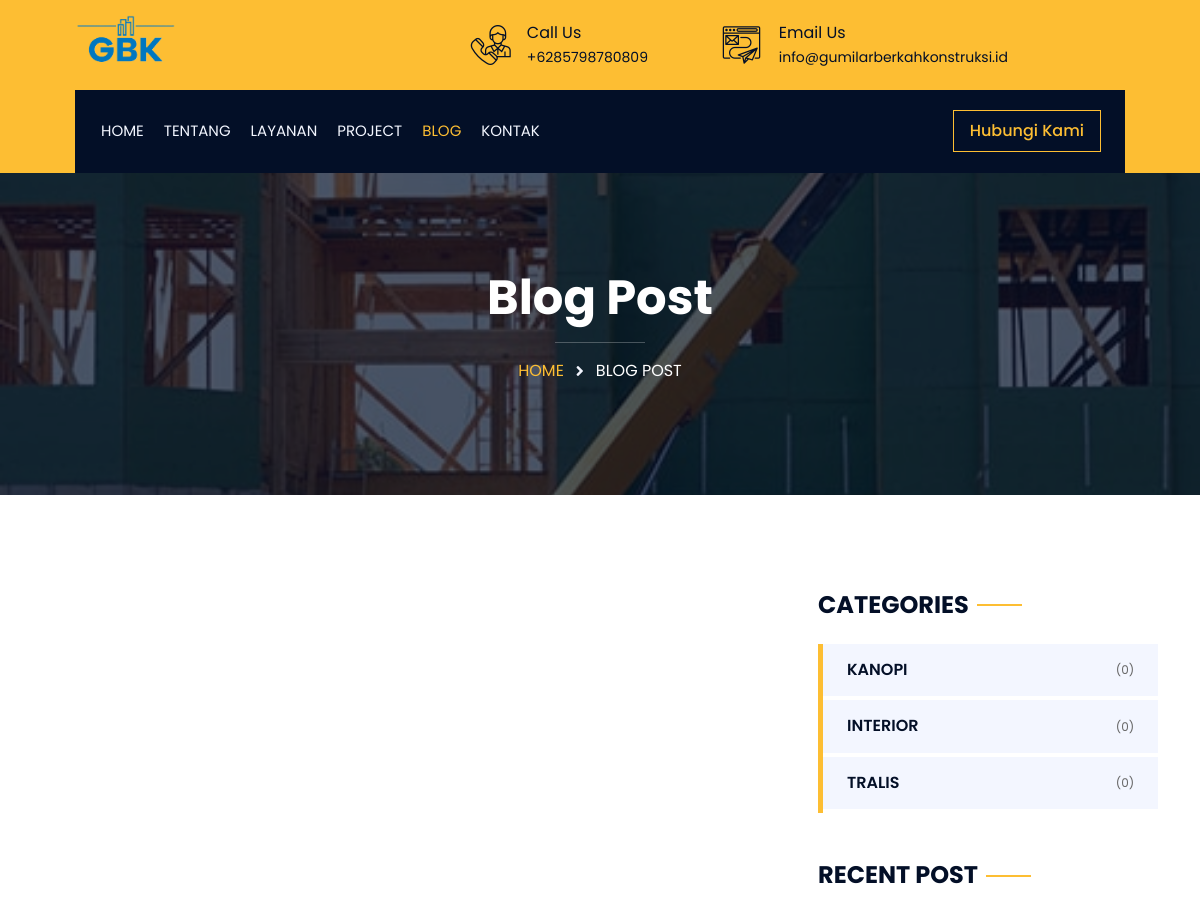
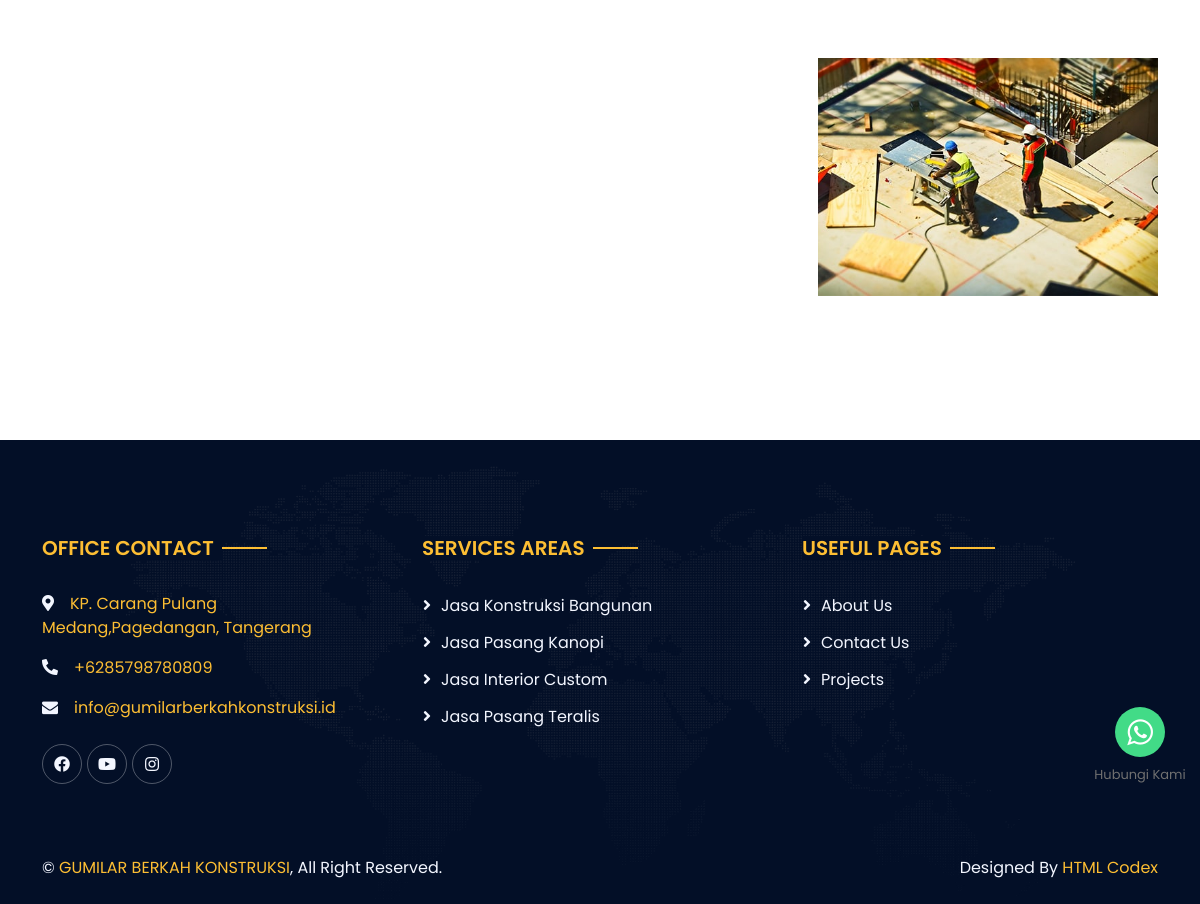
Screenshot of /index.php/blog with the database file from the repository (2 pictures, top to bottom).
### tables this page shows
CREATE TABLE `whatsap_navigasi` (
  `id` int NOT NULL,
  `no` varchar(20) NOT NULL,
  `link` varchar(225) NOT NULL,
  `text_title` varchar(50) NOT NULL,
  `pesan` text NOT NULL
);

CREATE TABLE `set_app` (
  `id` int NOT NULL,
  `nama_web` varchar(100) NOT NULL,
  `tentang` text NOT NULL,
  `notlp` varchar(20) NOT NULL,
  `email` varchar(50) NOT NULL,
  `lokasi` varchar(255) NOT NULL,
  `title` varchar(100) NOT NULL,
  `map` text NOT NULL,
  `alamat` text NOT NULL,
  `logo` varchar(100) NOT NULL,
  `favicon` varchar(100) NOT NULL,
  `site` varchar(50) NOT NULL,
  `keyword` text NOT NULL,
  `kota` varchar(100) NOT NULL,
  `provinsi` varchar(100) NOT NULL,
  `pos` int NOT NULL
);

CREATE TABLE `post_category` (
  `id` int NOT NULL,
  `category` varchar(100) NOT NULL,
  `slug` varchar(100) NOT NULL,
  `deskripsi` varchar(160) NOT NULL,
  `foto` varchar(100) NOT NULL
);

CREATE TABLE `s_service` (
  `id` int NOT NULL,
  `title` varchar(160) NOT NULL,
  `body` longtext NOT NULL,
  `images` varchar(225) NOT NULL,
  `slug` varchar(225) NOT NULL,
  `seo_title` varchar(160) NOT NULL,
  `seo_deskripsi` varchar(190) NOT NULL,
  `seo_keyword` varchar(225) NOT NULL,
  `file` varchar(100) NOT NULL
);

### application/controllers/Blog.php (called while the page is built, shortened)
<?php
class Blog extends CI_Controller
{
    public function __construct()
    {
        $this->load->model('app_m', 'models');
    }
    function componen()
    {
        $data['header'] = 'component/web/header';
        $data['navbar'] = 'component/web/navbar';
        $data['footer'] = 'component/web/footer';
        return $data;
    }
    public function index()
    {
        $data['componen'] = $this->componen();
        $data['conten'] = 'web/blog';
        $q = $this->models->get_data_byId('pages_seo', 'pages', 'BLOG');
        $data['metaTitle'] = $q['title_seo'];
        $data['metaKey'] = $q['keyword_seo'];
        $data['metaDesk'] =  word_limiter($q['deskripsi_seo'], 120);
        $data['author'] =  AppIdentitas('site');
        $data['og_images'] = base_url('assets/upload/img/') .  $q['images'];
        $data['og_images_alt'] =  AppIdentitas('nama_web');
        $this->load->library('pagination');
        $config['base_url'] = base_url('blog/index');
        $config['total_rows'] = $this->models->get_CountblogLimit('post');
        $config['per_page'] = 12;
        $config['num_links'] = 5;
        $config['full_tag_open'] = '<nav class="justify-content-center d-flex"><ul class="pagination">';
        $config['full_tag_close'] = ' </ul></nav>';
        $config['first_link'] = 'first';
        $config['first_tag_open'] = ' <li class="page-item">';
        $config['first_tag_close'] = ' </li>';
        $config['last_link'] = 'Last';
        $config['last_tag_open'] = ' <li class="page-item">';
        $config['last_tag_close'] = ' </li>';
        $config['next_link'] = '&raquo';
        $config['next_tag_open'] = ' <li class="page-item">';
        $config['next_tag_close'] = ' </li>';
        $config['prev_link'] = '&laquo';
        $config['prev_tag_open'] = ' <li class="page-item">';
        $config['prev_tag_close'] = '</li>';
        $config['cur_tag_open'] = ' <li class="page-item active"><a href="#" class="page-link" aria-label="Previous">';
        $config['cur_tag_close'] = '</a></li>';
        $config['num_tag_open'] = ' <li class="page-item">';
        $config['num_tag_close'] = ' </li>';
        $config['attributes'] = array('class' => 'page-link');
        $this->pagination->initialize($config);
        $data1['start'] = $this->uri->segment(3);
        $data['blog'] = $this->models->get_data_count($config['per_page'], $data1['start']);
        $data['paging'] = $this->pagination->create_links();
        $data['breadcrumb'] = $this->breadcrumb();
        $data['side'] = $this->sidebar_post();
        $this->load->view('main', $data);
    }
    function breadcrumb()
    {
        $q = $this->models->get_data_byId('pages_seo', 'pages', 'BLOG');
        $data['title'] = 'Blog Post';
        $data['images'] = $q['images'];
        return $data;
    }
    function sidebar_post()
    {
        $data['side_post'] = $this->models->get_data_limit('post', '12', $this->db->order_by('visitor', 'DESC'));
        $data['kategori_post'] = $this->models->get_data('post_category', $this->db->order_by('id', 'DESC'));
        return $data;
    }
}

### index.php (called while the page is built, shortened)
<?php
require_once BASEPATH.'core/CodeIgniter.php';

### application/helpers/app_helper.php (called while the page is built, shortened)
<?php
function AppIdentitas($x)
{
    $ci = get_instance();
    $appData = $ci->db->get_where('set_app', ['id' => 1])->row_array();
    if ($x == 'logo') {
        $y = $appData['logo'];
    } elseif ($x == 'tlp') {
        $y = $appData['notlp'];
    } elseif ($x == 'email') {
        $y = $appData['email'];
    } elseif ($x == 'favicon') {
        $y = $appData['favicon'];
    } elseif ($x == 'title') {
        $y = $appData['title'];
    } elseif ($x == 'keyword') {
        $y = $appData['keyword'];
    } elseif ($x == 'tentang') {
        $y = $appData['tentang'];
    } elseif ($x == 'site') {
        $y = $appData['site'];
    } elseif ($x == 'nama_web') {
        $y = $appData['nama_web'];
    } elseif ($x == 'alamat') {
        $y = $appData['alamat'];
    } elseif ($x == 'lokasi') {
        $y = $appData['lokasi'];
    } elseif ($x == 'map') {
        $y = $appData['map'];
    }
    return $y;
}
function medsos($x)
{
    $ci = get_instance();
    $media = $ci->db->get_where('set_app_medsos', ['media' => $x])->row_array();
    if ($x == 'Facebook') {
        $y = $media['link'];
    } elseif ($x == 'Instagram') {
        $y = $media['link'];
    } elseif ($x == 'Youtube') {
        $y = $media['link'];
    }
    return $y;
}
function whatsappNav($x)
{
    $ci = get_instance();
    $appData = $ci->db->get_where('whatsap_navigasi', ['id' => 1])->row_array();
    if ($x == 'no') {
        $y = $appData['no'];
    } elseif ($x == 'title') {
        $y = $appData['text_title'];
    } elseif ($x == 'pesan') {
        $y = $appData['pesan'];
    }
    return $y;
}

### application/models/App_m.php (called while the page is built, shortened)
<?php defined('BASEPATH') or exit('No direct script access allowed');
class App_m extends CI_Model
{
    public function get_data_count($limit, $start)
    {
        $this->db->order_by('id', 'DESC');
        return $this->db->get('post', $limit, $start)->result();
    }
    public function get_data($table)
    {
        $query = $this->db->get($table)->result();
        return $query;
    }
    public function get_data_limit($table, $limit)
    {
        $this->db->limit($limit);
        $query = $this->db->get($table)->result();
        return $query;
    }
}

### application/views/web/side_bar.php (the view, shortened to what this page needs)
<div class="col-lg-4">
    <div class="mb-5 wow fadeIn" data-wow-delay="0.1s">
        <div class="section-header text-start pb-4">
            <h6 class="h4 fw-bold bg-white px-2 text-uppercase mb-0">Categories</h6>
        </div>
        <div class="category-list d-flex flex-column border-start border-5 border-primary">
            <?php foreach ($side['kategori_post'] as $kat): ?>
                <?php $countpost = $this->db->get_where('post', ['categori' => $kat->id])->num_rows(); ?>
                <a class="h6 fw-semi-bold bg-light d-flex p-3 mb-1" href="<?= htmlentities(base_url('kategori/') . $kat->slug, ENT_QUOTES) ?>">
                    <span><?= $kat->category ?></span>
                    <span class="badge text-body fw-normal ms-auto">(<?= $countpost ?>)</span>
                </a>
            <?php endforeach ?>
        </div>
    </div>
    <div class="mb-5 wow fadeIn" data-wow-delay="0.1s">
        <div class="section-header text-start pb-4">
            <h6 class="h4 fw-bold bg-white px-2 text-uppercase mb-0">Recent Post</h6>
        </div>
    </div>
    <div class="mb-5 wow fadeIn" data-wow-delay="0.1s">
        <img src="img/blog-1.jpg" alt="" class="img-fluid">
    </div>
</div>

### application/views/component/web/navbar.php (shortened to what this page needs)
<link rel="stylesheet" href="https://maxcdn.bootstrapcdn.com/font-awesome/4.5.0/css/font-awesome.min.css">
<div class="floating_btn">
    <a target="_blank" href="<?= base_url('whatsapp/navigasi') ?>" target="_blank">
        <div class="contact_icon">
            <i class="fa fa-whatsapp my-float"></i>
        </div>
    </a>
    <p class="text_icon"><?= whatsappNav('title') ?></p>
</div>
<div class="wrapper">
    <div class="container-fluid bg-primary">
        <div class="row align-items-center top-bar">
            <div class="col-lg-4 col-md-12 text-center text-lg-start">
                <a href="#" class="navbar-brand m-0 p-0">
                    <img class="display-6 me-3" style="height:100px;" src="<?= base_url('assets/upload/img/') . AppIdentitas('logo') ?>" alt="Logo">
                </a>
            </div>
            <div class="col-lg-8 col-md-7 d-none d-lg-block">
                <div class="row">
                    <div class="col-4">
                        <div class="d-flex align-items-center justify-content-end text-dark">
                            <i class="flaticon-call fs-1"></i>
                            <div class="ps-3">
                                <p class="mb-0">Call Us</p>
                                <small>+<?= AppIdentitas('tlp') ?></small>
                            </div>
                        </div>
                    </div>
                    <div class="col-6">
                        <div class="d-flex align-items-center justify-content-end text-dark">
                            <i class="flaticon-send-mail fs-1"></i>
                            <div class="ps-3">
                                <p class="mb-0">Email Us</p>
                                <small><?= AppIdentitas('email') ?></small>
                            </div>
                        </div>
                    </div>
                </div>
            </div>
        </div>
    </div>
    <div class="container-fluid nav-bar bg-primary">
        <nav class="navbar navbar-expand-lg navbar-dark bg-dark p-3 py-lg-0">
            <div class="collapse navbar-collapse" id="navbarCollapse">
                <div class="navbar-nav me-auto py-0">
                    <a href="<?= htmlentities(base_url(), ENT_QUOTES) ?>" class="nav-link  <?php if ($this->uri->segment(1) == '') {
                                                                                                echo 'active';
                                                                                            } ?>">HOME</a>
                    <a href="<?= htmlentities(base_url('tentang/'), ENT_QUOTES) ?>" class="nav-link  <?php if ($this->uri->segment(1) == 'tentang') {
                                                                                                            echo 'active';
                                                                                                        } ?>">TENTANG</a>
                    <a href="<?= htmlentities(base_url('jasa/'), ENT_QUOTES) ?>" class="nav-link  <?php if ($this->uri->segment(1) == 'jasa') {
                                                                                                        echo 'active';
                                                                                                    } ?>">LAYANAN</a>
                    <a href="<?= htmlentities(base_url('project/'), ENT_QUOTES) ?>" class="nav-link  <?php if ($this->uri->segment(1) == 'project') {
                                                                                                            echo 'active';
                                                                                                        } ?>">PROJECT</a>
                    <a href="<?= htmlentities(base_url('blog/'), ENT_QUOTES) ?>" class="nav-link  <?php if ($this->uri->segment(1) == 'blog') {
                                                                                                        echo 'active';
                                                                                                    } ?>">BLOG</a>
                    <a href="<?= htmlentities(base_url('kontak/'), ENT_QUOTES) ?>" class="nav-link  <?php if ($this->uri->segment(1) == 'kontak') {
                                                                                                        echo 'active';
                                                                                                    } ?>">KONTAK</a>
                </div>
                <a href="tel:+<?= AppIdentitas('tlp') ?>" class="btn btn-outline-primary py-2 px-3 mx-2">Hubungi Kami</a>
            </div>
        </nav>
    </div>

### application/views/component/web/footer.php (shortened to what this page needs)
<?php $this->db->limit(5);
$query = $this->db->get('s_service')->result();
?>
<div class="container-fluid bg-dark text-light footer pt-5 mt-5 wow fadeIn" data-wow-delay="0.1s">
    <div class="container py-5">
        <div class="row gy-5">
            <div class="col-md-6 col-lg-4">
                <div class="section-header text-start pb-4">
                    <h6 class="h5 bg-dark px-2 fw-semi-bold text-uppercase text-primary">Office Contact</h6>
                </div>
                <p><i class="fas fa-map-marker-alt me-3"></i><a href="<?= AppIdentitas('lokasi') ?>"><?= AppIdentitas('alamat') ?></a></p>
                <p><i class="fas fa-phone-alt me-3"></i><a href="tel:">+<?= AppIdentitas('tlp') ?></a></p>
                <p><i class="fa fa-envelope me-3"></i><a href="mailto:<?= AppIdentitas('email') ?>" class="__cf_email__"><?= AppIdentitas('email') ?></a></p>
                <div class="d-flex pt-2">
                    <a class="btn btn-social" href="<?= medsos('Facebook') ?>"><i class="fab fa-facebook-f"></i></a>
                    <a class="btn btn-social" href="<?= medsos('Youtube') ?>"><i class="fab fa-youtube"></i></a>
                    <a class="btn btn-social" href="<?= medsos('Instagram') ?>"><i class="fab fa-instagram"></i></a>
                </div>
            </div>
            <div class="col-md-6 col-lg-4">
                <div class="section-header text-start pb-4">
                    <h6 class="h5 bg-dark px-2 fw-semi-bold text-uppercase text-primary">Services Areas</h6>
                </div>
                <?php foreach ($query as $q): ?>
                    <a class="btn btn-link" href="<?= base_url('jasa/') . $q->slug ?>"><?= $q->title ?></a>
                <?php endforeach ?>
            </div>
            <div class="col-md-6 col-lg-4">
                <div class="section-header text-start pb-4">
                    <h6 class="h5 bg-dark px-2 fw-semi-bold text-uppercase text-primary">Useful Pages</h6>
                </div>
                <a class="btn btn-link" href="<?= base_url('tentang/') ?>">About Us</a>
                <a class="btn btn-link" href="<?= base_url('kontak/') ?>">Contact Us</a>
                <a class="btn btn-link" href="<?= base_url('project/') ?>">Projects</a>
            </div>
        </div>
    </div>
    <div class="container py-4">
        <div class="row">
            <div class="col-md-6 text-center text-md-start">
                <p class="m-md-0">&copy; <a href="#"><?= AppIdentitas('nama_web') ?></a>, All Right Reserved.</p>
            </div>
            <div class="col-md-6 text-center text-md-end">
                <p class="m-0">Designed By <a href="https://htmlcodex.com/">HTML Codex</a></p>
            </div>
        </div>
    </div>
</div>
</div>

### rows the page displays
whatsap_navigasi: text_title "Hubungi Kami"
set_app: logo (picture), notlp "6285798780809", email "info@gumilarberkahkonstruksi.id", alamat "KP. Carang Pulang Medang,Pagedangan, Tangerang", nama_web "GUMILAR BERKAH KONSTRUKSI"
post_category: category "KANOPI", countpost "0"
post_category: category "INTERIOR", countpost "0"
post_category: category "TRALIS", countpost "0"
s_service: title "Jasa Konstruksi Bangunan"
s_service: title "Jasa Pasang Kanopi"
s_service: title "Jasa Interior Custom"
s_service: title "Jasa Pasang Teralis"

### other values shown
$breadcrumb['title'] "Blog Post"
$breadcrumb['title'] "BLOG POST"
